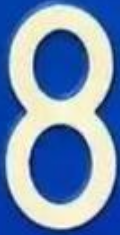
#> input picture opencv/05-图像特征处理/02-模板匹配/test/8.png, 120 x 235 px
$ python '03-数字识别.py'
#> lines starting #> are read from the running program, lines starting #| are printed output that depends on the picture; after the words box and inside, x2 and y2 are one past the last pixel; in counts of white or black regions, pixels touching at a corner belong together
import cv2
import numpy as np
import os

# 需要测试的图片
test_pic = cv2.imread("./test/8.png")
#> test_pic is the input picture: shape (235, 120, 3); mean B, G, R 180.8, 141.4, 115
test_pic = cv2.resize(test_pic, dsize=(125, 250))
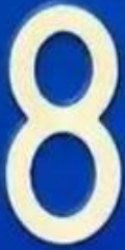
#> test_pic: shape (250, 125, 3); mean B, G, R 180.7, 141.3, 114.9
test_pic_gray = cv2.cvtColor(test_pic, cv2.COLOR_BGR2GRAY)
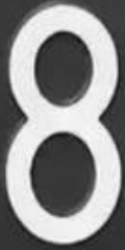
#> test_pic_gray: shape (250, 125); min 21, max 251, mean 137.9
_,test_pic_gray = cv2.threshold(test_pic_gray,127,255,cv2.THRESH_BINARY_INV)
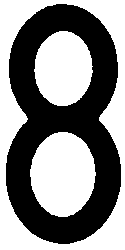
#> test_pic_gray: shape (250, 125); 53.4% white; 1 black region, box (x1, y1, x2, y2) and area: (6, 4, 121, 244) 14566
cv2.imshow("img",test_pic_gray)

# 准备模板
files = os.listdir("./numbers")
match_score = np.zeros((10,))
for i, filename in enumerate(files):
    test = np.zeros((500, 1000), dtype=np.uint8)
    template_pic = cv2.imread(f"./numbers/{filename}", 0)
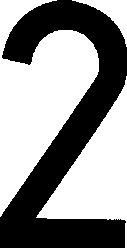
#> input picture opencv/05-图像特征处理/02-模板匹配/numbers/140_2.jpg, 127 x 248 px
#> template_pic is the input picture: shape (248, 127); min 0, max 255, mean 145.7
    template_pic = cv2.resize(template_pic, dsize=(125, 250))
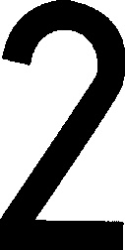
#> template_pic: shape (250, 125); min 0, max 255, mean 145.6
    # cv2.imshow(f"img{i}", template_pic)
    h, w = template_pic.shape
#> h = 250; w = 125
    test[:h, :w] = test_pic_gray
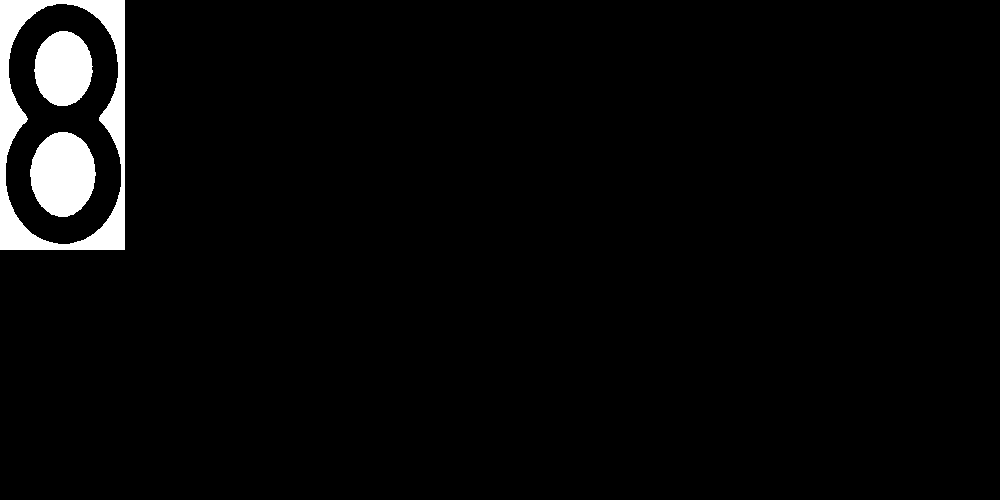
#> test: shape (500, 1000); 3.3% white; 3 white regions, box (x1, y1, x2, y2) and area: (0, 0, 125, 250) 8941, (30, 132, 96, 217) 4324, (34, 31, 93, 106) 3419
    result = cv2.matchTemplate(test, template_pic, cv2.TM_CCORR_NORMED)
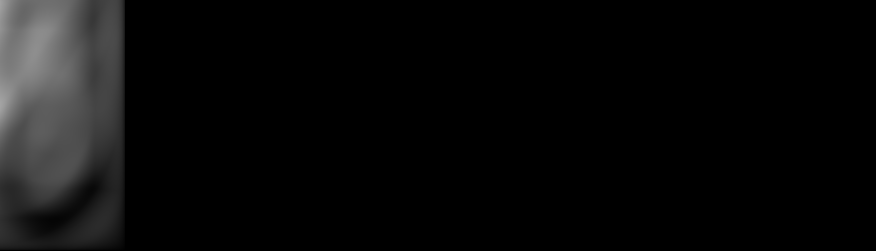
#> result: shape (251, 876) float32; min 0, max 0.642, mean 0.0403
    min_val, max_val, min_loc, max_loc = cv2.minMaxLoc(result)
#> min_val = 0; max_val = 0.642; min_loc = (125, 0); max_loc = (0, 103)
    match_score[i] = max_val
#> pass 2 of the loop `for i, filename in enumerate(files):`:
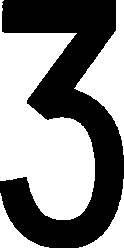
#> input picture opencv/05-图像特征处理/02-模板匹配/numbers/140_3.jpg, 124 x 248 px
#> template_pic is the input picture: shape (248, 124); min 0, max 255, mean 135.5
#> `template_pic = cv2.resize(template_pic, dsize=(125, 250))`:
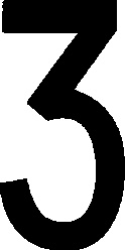
#> template_pic: shape (250, 125); min 0, max 255, mean 135.5
#> `result = cv2.matchTemplate(test, template_pic, cv2.TM_CCORR_NORMED)`:
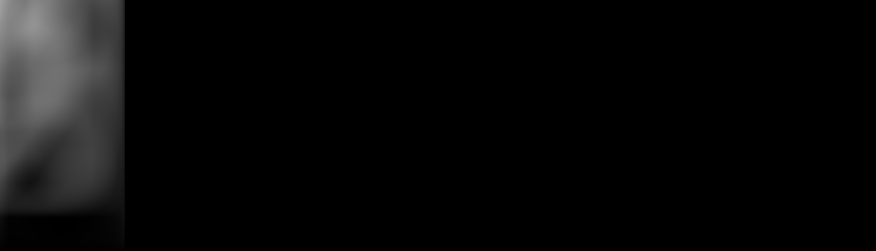
#> result: shape (251, 876) float32; min 0, max 0.638, mean 0.0359
#> max_val = 0.638; max_loc = (0, 0)
#> pass 3 of the loop `for i, filename in enumerate(files):`:
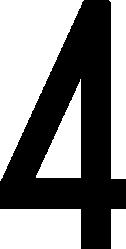
#> input picture opencv/05-图像特征处理/02-模板匹配/numbers/140_4.jpg, 126 x 249 px
#> template_pic is the input picture: shape (249, 126); min 0, max 255, mean 133.8
#> `template_pic = cv2.resize(template_pic, dsize=(125, 250))`:
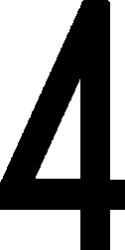
#> template_pic: shape (250, 125); min 0, max 255, mean 133.8
#> `result = cv2.matchTemplate(test, template_pic, cv2.TM_CCORR_NORMED)`:
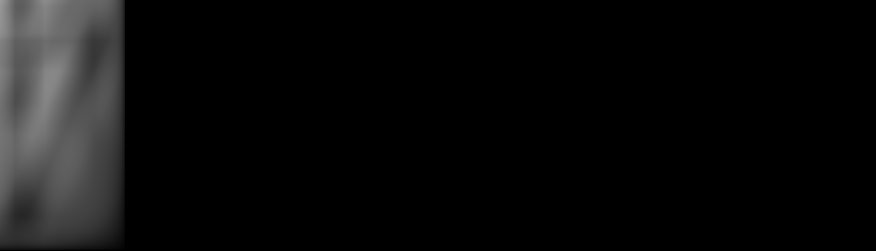
#> result: shape (251, 876) float32; min 0, max 0.61, mean 0.046
#> max_val = 0.61

result = np.argmax(match_score)
print("结果为：",result)
cv2.waitKey(0)
